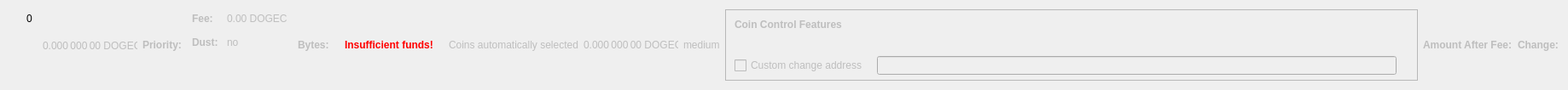
    <widget class="QWidget" name="dummyHideWidget" native="true">
     <property name="maximumSize">
      <size>
       <width>100</width>
       <height>22</height>
      </size>
     </property>
     <layout class="QHBoxLayout" name="dummyHideLayout">
      <item>
       <layout class="QFormLayout" name="formLayoutCoinControl1">
        <property name="horizontalSpacing">
         <number>10</number>
        </property>
        <property name="verticalSpacing">
         <number>14</number>
        </property>
        <property name="leftMargin">
         <number>10</number>
        </property>
        <property name="topMargin">
         <number>4</number>
        </property>
        <property name="rightMargin">
         <number>6</number>
        </property>
        <item row="0" column="1">
         <widget class="QLabel" name="labelCoinControlBytes">
          <property name="cursor">
           <cursorShape>IBeamCursor</cursorShape>
          </property>
          <property name="contextMenuPolicy">
           <enum>Qt::ActionsContextMenu</enum>
          </property>
          <property name="text">
           <string notr="true">0</string>
          </property>
          <property name="textInteractionFlags">
           <set>Qt::LinksAccessibleByMouse|Qt::TextSelectableByKeyboard|Qt::TextSelectableByMouse</set>
          </property>
         </widget>
        </item>
       </layout>
      </item>
      <item>
       <widget class="QLabel" name="labelCoinControlAfterFee">
        <property name="enabled">
         <bool>false</bool>
        </property>
        <property name="sizePolicy">
         <sizepolicy hsizetype="Fixed" vsizetype="Fixed">
          <horstretch>0</horstretch>
          <verstretch>0</verstretch>
         </sizepolicy>
        </property>
        <property name="minimumSize">
         <size>
          <width>111</width>
          <height>12</height>
         </size>
        </property>
        <property name="maximumSize">
         <size>
          <width>111</width>
          <height>12</height>
         </size>
        </property>
        <property name="cursor">
         <cursorShape>IBeamCursor</cursorShape>
        </property>
        <property name="contextMenuPolicy">
         <enum>Qt::ActionsContextMenu</enum>
        </property>
        <property name="text">
         <string notr="true">0.000 000 00 DOGEC</string>
        </property>
        <property name="textInteractionFlags">
         <set>Qt::LinksAccessibleByMouse|Qt::TextSelectableByKeyboard|Qt::TextSelectableByMouse</set>
        </property>
       </widget>
      </item>
      <item>
       <widget class="QLabel" name="labelCoinControlPriorityText">
        <property name="enabled">
         <bool>false</bool>
        </property>
        <property name="font">
         <font>
          <weight>75</weight>
          <bold>true</bold>
         </font>
        </property>
        <property name="text">
         <string>Priority:</string>
        </property>
       </widget>
      </item>
      <item>
       <layout class="QHBoxLayout" name="horizontalLayout"/>
      </item>
      <item>
       <layout class="QFormLayout" name="formLayoutCoinControl3">
        <property name="horizontalSpacing">
         <number>10</number>
        </property>
        <property name="verticalSpacing">
         <number>14</number>
        </property>
        <property name="leftMargin">
         <number>6</number>
        </property>
        <property name="topMargin">
         <number>4</number>
        </property>
        <property name="rightMargin">
         <number>6</number>
        </property>
        <item row="0" column="0">
         <widget class="QLabel" name="labelCoinControlFeeText">
          <property name="enabled">
           <bool>false</bool>
          </property>
          <property name="font">
           <font>
            <weight>75</weight>
            <bold>true</bold>
           </font>
          </property>
          <property name="text">
           <string>Fee:</string>
          </property>
          <property name="margin">
           <number>0</number>
          </property>
         </widget>
        </item>
        <item row="0" column="1">
         <widget class="QLabel" name="labelCoinControlFee">
          <property name="enabled">
           <bool>false</bool>
          </property>
          <property name="cursor">
           <cursorShape>IBeamCursor</cursorShape>
          </property>
          <property name="contextMenuPolicy">
           <enum>Qt::ActionsContextMenu</enum>
          </property>
          <property name="text">
           <string notr="true">0.00 DOGEC</string>
          </property>
          <property name="textInteractionFlags">
           <set>Qt::LinksAccessibleByMouse|Qt::TextSelectableByKeyboard|Qt::TextSelectableByMouse</set>
          </property>
         </widget>
        </item>
        <item row="1" column="0">
         <widget class="QLabel" name="labelCoinControlLowOutputText">
          <property name="enabled">
           <bool>false</bool>
          </property>
          <property name="font">
           <font>
            <weight>75</weight>
            <bold>true</bold>
           </font>
          </property>
          <property name="text">
           <string>Dust:</string>
          </property>
         </widget>
        </item>
        <item row="1" column="1">
         <widget class="QLabel" name="labelCoinControlLowOutput">
          <property name="enabled">
           <bool>false</bool>
          </property>
          <property name="cursor">
           <cursorShape>IBeamCursor</cursorShape>
          </property>
          <property name="contextMenuPolicy">
           <enum>Qt::ActionsContextMenu</enum>
          </property>
          <property name="text">
           <string>no</string>
          </property>
          <property name="textInteractionFlags">
           <set>Qt::LinksAccessibleByMouse|Qt::TextSelectableByKeyboard|Qt::TextSelectableByMouse</set>
          </property>
         </widget>
        </item>
       </layout>
      </item>
      <item>
       <widget class="QLabel" name="labelCoinControlBytesText">
        <property name="enabled">
         <bool>false</bool>
        </property>
        <property name="font">
         <font>
          <weight>75</weight>
          <bold>true</bold>
         </font>
        </property>
        <property name="text">
         <string>Bytes:</string>
        </property>
       </widget>
      </item>
      <item>
       <layout class="QFormLayout" name="formLayoutCoinControl2">
        <property name="horizontalSpacing">
         <number>10</number>
        </property>
        <property name="verticalSpacing">
         <number>14</number>
        </property>
        <property name="leftMargin">
         <number>6</number>
        </property>
        <property name="topMargin">
         <number>4</number>
        </property>
        <property name="rightMargin">
         <number>6</number>
        </property>
       </layout>
      </item>
      <item>
       <layout class="QHBoxLayout" name="horizontalLayoutCoinControl2">
        <property name="spacing">
         <number>8</number>
        </property>
        <property name="bottomMargin">
         <number>10</number>
        </property>
       </layout>
      </item>
      <item>
       <widget class="QLabel" name="labelCoinControlInsuffFunds">
        <property name="enabled">
         <bool>false</bool>
        </property>
        <property name="minimumSize">
         <size>
          <width>0</width>
          <height>0</height>
         </size>
        </property>
        <property name="font">
         <font>
          <weight>75</weight>
          <bold>true</bold>
         </font>
        </property>
        <property name="styleSheet">
         <string notr="true">color:red;font-weight:bold;</string>
        </property>
        <property name="text">
         <string>Insufficient funds!</string>
        </property>
        <property name="margin">
         <number>5</number>
        </property>
       </widget>
      </item>
      <item>
       <layout class="QFormLayout" name="formLayoutCoinControl4">
        <property name="horizontalSpacing">
         <number>10</number>
        </property>
        <property name="verticalSpacing">
         <number>14</number>
        </property>
        <property name="leftMargin">
         <number>6</number>
        </property>
        <property name="topMargin">
         <number>4</number>
        </property>
        <property name="rightMargin">
         <number>6</number>
        </property>
       </layout>
      </item>
      <item>
       <widget class="QLabel" name="labelCoinControlAutomaticallySelected">
        <property name="enabled">
         <bool>false</bool>
        </property>
        <property name="sizePolicy">
         <sizepolicy hsizetype="Fixed" vsizetype="Fixed">
          <horstretch>0</horstretch>
          <verstretch>0</verstretch>
         </sizepolicy>
        </property>
        <property name="minimumSize">
         <size>
          <width>0</width>
          <height>0</height>
         </size>
        </property>
        <property name="maximumSize">
         <size>
          <width>240</width>
          <height>16777215</height>
         </size>
        </property>
        <property name="text">
         <string>Coins automatically selected</string>
        </property>
        <property name="margin">
         <number>5</number>
        </property>
       </widget>
      </item>
      <item>
       <widget class="QLabel" name="labelCoinControlChange">
        <property name="enabled">
         <bool>false</bool>
        </property>
        <property name="sizePolicy">
         <sizepolicy hsizetype="Fixed" vsizetype="Fixed">
          <horstretch>0</horstretch>
          <verstretch>0</verstretch>
         </sizepolicy>
        </property>
        <property name="minimumSize">
         <size>
          <width>111</width>
          <height>0</height>
         </size>
        </property>
        <property name="maximumSize">
         <size>
          <width>111</width>
          <height>16777215</height>
         </size>
        </property>
        <property name="cursor">
         <cursorShape>IBeamCursor</cursorShape>
        </property>
        <property name="contextMenuPolicy">
         <enum>Qt::ActionsContextMenu</enum>
        </property>
        <property name="text">
         <string notr="true">0.000 000 00 DOGEC</string>
        </property>
        <property name="textInteractionFlags">
         <set>Qt::LinksAccessibleByMouse|Qt::TextSelectableByKeyboard|Qt::TextSelectableByMouse</set>
        </property>
       </widget>
      </item>
      <item>
       <widget class="QLabel" name="labelCoinControlPriority">
        <property name="enabled">
         <bool>false</bool>
        </property>
        <property name="cursor">
         <cursorShape>IBeamCursor</cursorShape>
        </property>
        <property name="contextMenuPolicy">
         <enum>Qt::ActionsContextMenu</enum>
        </property>
        <property name="text">
         <string>medium</string>
        </property>
        <property name="textInteractionFlags">
         <set>Qt::LinksAccessibleByMouse|Qt::TextSelectableByKeyboard|Qt::TextSelectableByMouse</set>
        </property>
       </widget>
      </item>
      <item>
       <widget class="QFrame" name="frameCoinControl">
        <property name="sizePolicy">
         <sizepolicy hsizetype="Expanding" vsizetype="Expanding">
          <horstretch>0</horstretch>
          <verstretch>0</verstretch>
         </sizepolicy>
        </property>
        <property name="maximumSize">
         <size>
          <width>16777215</width>
          <height>16777215</height>
         </size>
        </property>
        <property name="frameShape">
         <enum>QFrame::StyledPanel</enum>
        </property>
        <property name="frameShadow">
         <enum>QFrame::Sunken</enum>
        </property>
        <layout class="QVBoxLayout" name="verticalLayoutCoinControl2_2">
         <property name="spacing">
          <number>0</number>
         </property>
         <property name="leftMargin">
          <number>0</number>
         </property>
         <property name="topMargin">
          <number>0</number>
         </property>
         <property name="rightMargin">
          <number>0</number>
         </property>
         <property name="bottomMargin">
          <number>6</number>
         </property>
         <item>
          <layout class="QVBoxLayout" name="verticalLayoutCoinControl" stretch="0,0,0,1">
           <property name="spacing">
            <number>0</number>
           </property>
           <property name="leftMargin">
            <number>10</number>
           </property>
           <property name="topMargin">
            <number>10</number>
           </property>
           <item>
            <layout class="QHBoxLayout" name="horizontalLayoutCoinControl1">
             <property name="bottomMargin">
              <number>15</number>
             </property>
             <item>
              <widget class="QLabel" name="labelCoinControlFeatures">
               <property name="enabled">
                <bool>false</bool>
               </property>
               <property name="sizePolicy">
                <sizepolicy hsizetype="Preferred" vsizetype="Maximum">
                 <horstretch>0</horstretch>
                 <verstretch>0</verstretch>
                </sizepolicy>
               </property>
               <property name="font">
                <font>
                 <weight>75</weight>
                 <bold>true</bold>
                </font>
               </property>
               <property name="styleSheet">
                <string notr="true">font-weight:bold;</string>
               </property>
               <property name="text">
                <string>Coin Control Features</string>
               </property>
              </widget>
             </item>
            </layout>
           </item>
           <item>
            <widget class="QWidget" name="widgetCoinControl" native="true">
             <property name="sizePolicy">
              <sizepolicy hsizetype="Preferred" vsizetype="Preferred">
               <horstretch>0</horstretch>
               <verstretch>0</verstretch>
              </sizepolicy>
             </property>
             <property name="minimumSize">
              <size>
               <width>0</width>
               <height>0</height>
              </size>
             </property>
             <property name="styleSheet">
              <string notr="true"/>
             </property>
             <layout class="QHBoxLayout" name="horizontalLayoutCoinControl5_2">
              <property name="leftMargin">
               <number>0</number>
              </property>
              <property name="topMargin">
               <number>0</number>
              </property>
              <property name="rightMargin">
               <number>0</number>
              </property>
              <property name="bottomMargin">
               <number>0</number>
              </property>
              <item>
               <layout class="QHBoxLayout" name="horizontalLayoutCoinControl3">
                <property name="spacing">
                 <number>20</number>
                </property>
                <property name="topMargin">
                 <number>0</number>
                </property>
                <property name="bottomMargin">
                 <number>10</number>
                </property>
               </layout>
              </item>
             </layout>
            </widget>
           </item>
           <item>
            <layout class="QHBoxLayout" name="horizontalLayoutCoinControl4" stretch="0,0,0">
             <property name="spacing">
              <number>12</number>
             </property>
             <property name="sizeConstraint">
              <enum>QLayout::SetDefaultConstraint</enum>
             </property>
             <property name="topMargin">
              <number>5</number>
             </property>
             <property name="rightMargin">
              <number>5</number>
             </property>
             <item>
              <widget class="QCheckBox" name="checkBoxCoinControlChange">
               <property name="enabled">
                <bool>false</bool>
               </property>
               <property name="toolTip">
                <string>If this is activated, but the change address is empty or invalid, change will be sent to a newly generated address.</string>
               </property>
               <property name="text">
                <string>Custom change address</string>
               </property>
              </widget>
             </item>
             <item>
              <widget class="QValidatedLineEdit" name="lineEditCoinControlChange">
               <property name="enabled">
                <bool>false</bool>
               </property>
               <property name="sizePolicy">
                <sizepolicy hsizetype="Expanding" vsizetype="Fixed">
                 <horstretch>0</horstretch>
                 <verstretch>0</verstretch>
                </sizepolicy>
               </property>
              </widget>
             </item>
             <item>
              <widget class="QLabel" name="labelCoinControlChangeLabel_2">
               <property name="sizePolicy">
                <sizepolicy hsizetype="Preferred" vsizetype="Expanding">
                 <horstretch>0</horstretch>
                 <verstretch>0</verstretch>
                </sizepolicy>
               </property>
               <property name="minimumSize">
                <size>
                 <width>0</width>
                 <height>0</height>
                </size>
               </property>
               <property name="text">
                <string/>
               </property>
               <property name="margin">
                <number>3</number>
               </property>
              </widget>
             </item>
            </layout>
           </item>
           <item>
            <spacer name="verticalSpacerCoinControl">
             <property name="orientation">
              <enum>Qt::Vertical</enum>
             </property>
             <property name="sizeHint" stdset="0">
              <size>
               <width>800</width>
               <height>1</height>
              </size>
             </property>
            </spacer>
           </item>
          </layout>
         </item>
        </layout>
       </widget>
      </item>
      <item>
       <widget class="QLabel" name="labelCoinControlAfterFeeText">
        <property name="enabled">
         <bool>false</bool>
        </property>
        <property name="minimumSize">
         <size>
          <width>0</width>
          <height>0</height>
         </size>
        </property>
        <property name="maximumSize">
         <size>
          <width>16777215</width>
          <height>16777215</height>
         </size>
        </property>
        <property name="font">
         <font>
          <weight>75</weight>
          <bold>true</bold>
         </font>
        </property>
        <property name="text">
         <string>Amount After Fee:</string>
        </property>
        <property name="alignment">
         <set>Qt::AlignLeading|Qt::AlignLeft|Qt::AlignVCenter</set>
        </property>
        <property name="margin">
         <number>0</number>
        </property>
       </widget>
      </item>
      <item>
       <widget class="QLabel" name="labelCoinControlChangeText">
        <property name="enabled">
         <bool>false</bool>
        </property>
        <property name="sizePolicy">
         <sizepolicy hsizetype="Preferred" vsizetype="Preferred">
          <horstretch>0</horstretch>
          <verstretch>0</verstretch>
         </sizepolicy>
        </property>
        <property name="minimumSize">
         <size>
          <width>0</width>
          <height>0</height>
         </size>
        </property>
        <property name="maximumSize">
         <size>
          <width>16777215</width>
          <height>16777215</height>
         </size>
        </property>
        <property name="font">
         <font>
          <weight>75</weight>
          <bold>true</bold>
         </font>
        </property>
        <property name="text">
         <string>Change:</string>
        </property>
        <property name="alignment">
         <set>Qt::AlignLeading|Qt::AlignLeft|Qt::AlignVCenter</set>
        </property>
       </widget>
      </item>
     </layout>
    </widget>
